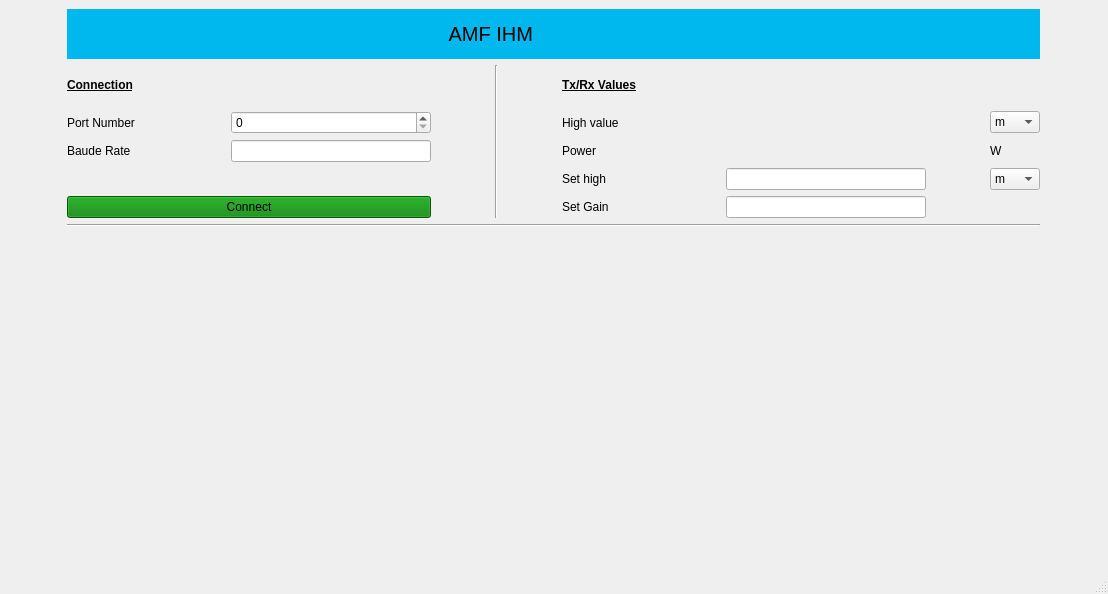
<?xml version="1.0" encoding="UTF-8"?>
<ui version="4.0">
 <class>MainWindow</class>
 <widget class="QMainWindow" name="MainWindow">
  <property name="geometry">
   <rect>
    <x>0</x>
    <y>0</y>
    <width>1108</width>
    <height>594</height>
   </rect>
  </property>
  <property name="windowTitle">
   <string>MainWindow</string>
  </property>
  <property name="styleSheet">
   <string notr="true"/>
  </property>
  <widget class="QWidget" name="centralwidget">
   <property name="styleSheet">
    <string notr="true"/>
   </property>
   <layout class="QGridLayout" name="gridLayout">
    <item row="3" column="0">
     <widget class="QLabel" name="label_2">
      <property name="maximumSize">
       <size>
        <width>100</width>
        <height>16777215</height>
       </size>
      </property>
      <property name="text">
       <string>Port Number</string>
      </property>
     </widget>
    </item>
    <item row="4" column="1">
     <widget class="QLineEdit" name="baudeRatetxt">
      <property name="maximumSize">
       <size>
        <width>200</width>
        <height>16777215</height>
       </size>
      </property>
     </widget>
    </item>
    <item row="6" column="3">
     <widget class="QLabel" name="label_6">
      <property name="maximumSize">
       <size>
        <width>100</width>
        <height>16777215</height>
       </size>
      </property>
      <property name="text">
       <string>Set Gain</string>
      </property>
     </widget>
    </item>
    <item row="4" column="4">
     <widget class="QLabel" name="PowerValueLbl">
      <property name="text">
       <string/>
      </property>
     </widget>
    </item>
    <item row="3" column="1">
     <widget class="QSpinBox" name="portNumberSpin">
      <property name="maximumSize">
       <size>
        <width>200</width>
        <height>16777215</height>
       </size>
      </property>
     </widget>
    </item>
    <item row="3" column="3">
     <widget class="QLabel" name="label_4">
      <property name="maximumSize">
       <size>
        <width>100</width>
        <height>16777215</height>
       </size>
      </property>
      <property name="text">
       <string>High value</string>
      </property>
     </widget>
    </item>
    <item row="1" column="0" colspan="6">
     <widget class="QLabel" name="label">
      <property name="maximumSize">
       <size>
        <width>16777215</width>
        <height>50</height>
       </size>
      </property>
      <property name="styleSheet">
       <string notr="true">font-size: 20px;text-align: center;background-color: #00B8EE;</string>
      </property>
      <property name="text">
       <string>                                                                     AMF IHM</string>
      </property>
     </widget>
    </item>
    <item row="2" column="2" rowspan="5">
     <widget class="Line" name="line_2">
      <property name="orientation">
       <enum>Qt::Vertical</enum>
      </property>
     </widget>
    </item>
    <item row="4" column="3">
     <widget class="QLabel" name="label_7">
      <property name="maximumSize">
       <size>
        <width>100</width>
        <height>16777215</height>
       </size>
      </property>
      <property name="text">
       <string>Power</string>
      </property>
     </widget>
    </item>
    <item row="6" column="0" colspan="2">
     <widget class="QPushButton" name="ConnectBttn">
      <property name="maximumSize">
       <size>
        <width>20000</width>
        <height>16777215</height>
       </size>
      </property>
      <property name="styleSheet">
       <string notr="true">background-color: green;</string>
      </property>
      <property name="text">
       <string>Connect</string>
      </property>
     </widget>
    </item>
    <item row="4" column="5">
     <widget class="QLabel" name="label_9">
      <property name="maximumSize">
       <size>
        <width>50</width>
        <height>16777215</height>
       </size>
      </property>
      <property name="text">
       <string>W</string>
      </property>
     </widget>
    </item>
    <item row="5" column="4">
     <widget class="QLineEdit" name="setHightxt">
      <property name="maximumSize">
       <size>
        <width>200</width>
        <height>16777215</height>
       </size>
      </property>
     </widget>
    </item>
    <item row="4" column="0">
     <widget class="QLabel" name="label_3">
      <property name="maximumSize">
       <size>
        <width>100</width>
        <height>16777215</height>
       </size>
      </property>
      <property name="text">
       <string>Baude Rate</string>
      </property>
     </widget>
    </item>
    <item row="5" column="5">
     <widget class="QComboBox" name="setHighUnitCombo">
      <property name="maximumSize">
       <size>
        <width>50</width>
        <height>16777215</height>
       </size>
      </property>
      <item>
       <property name="text">
        <string>m</string>
       </property>
      </item>
      <item>
       <property name="text">
        <string>cm</string>
       </property>
      </item>
     </widget>
    </item>
    <item row="2" column="3">
     <widget class="QLabel" name="label_11">
      <property name="maximumSize">
       <size>
        <width>16777215</width>
        <height>40</height>
       </size>
      </property>
      <property name="font">
       <font>
        <bold>true</bold>
        <underline>true</underline>
       </font>
      </property>
      <property name="styleSheet">
       <string notr="true"/>
      </property>
      <property name="text">
       <string>Tx/Rx Values</string>
      </property>
     </widget>
    </item>
    <item row="5" column="0" colspan="2">
     <spacer name="horizontalSpacer_3">
      <property name="orientation">
       <enum>Qt::Horizontal</enum>
      </property>
      <property name="sizeHint" stdset="0">
       <size>
        <width>40</width>
        <height>10</height>
       </size>
      </property>
     </spacer>
    </item>
    <item row="6" column="4">
     <widget class="QLineEdit" name="setGaintxt">
      <property name="maximumSize">
       <size>
        <width>200</width>
        <height>16777215</height>
       </size>
      </property>
     </widget>
    </item>
    <item row="11" column="0" colspan="6">
     <spacer name="horizontalSpacer_2">
      <property name="orientation">
       <enum>Qt::Horizontal</enum>
      </property>
      <property name="sizeHint" stdset="0">
       <size>
        <width>40</width>
        <height>5</height>
       </size>
      </property>
     </spacer>
    </item>
    <item row="5" column="3">
     <widget class="QLabel" name="label_5">
      <property name="maximumSize">
       <size>
        <width>100</width>
        <height>16777215</height>
       </size>
      </property>
      <property name="text">
       <string>Set high</string>
      </property>
     </widget>
    </item>
    <item row="10" column="0" colspan="6">
     <widget class="Line" name="line">
      <property name="orientation">
       <enum>Qt::Horizontal</enum>
      </property>
     </widget>
    </item>
    <item row="3" column="5">
     <widget class="QComboBox" name="highValueUnitCombo">
      <property name="maximumSize">
       <size>
        <width>50</width>
        <height>16777215</height>
       </size>
      </property>
      <item>
       <property name="text">
        <string>m</string>
       </property>
      </item>
      <item>
       <property name="text">
        <string>cm</string>
       </property>
      </item>
     </widget>
    </item>
    <item row="2" column="0" colspan="2">
     <widget class="QLabel" name="label_10">
      <property name="maximumSize">
       <size>
        <width>16777215</width>
        <height>40</height>
       </size>
      </property>
      <property name="font">
       <font>
        <bold>true</bold>
        <underline>true</underline>
       </font>
      </property>
      <property name="text">
       <string>Connection</string>
      </property>
     </widget>
    </item>
    <item row="3" column="4">
     <widget class="QLabel" name="highValueLbl">
      <property name="maximumSize">
       <size>
        <width>200</width>
        <height>16777215</height>
       </size>
      </property>
      <property name="text">
       <string/>
      </property>
     </widget>
    </item>
    <item row="12" column="0" colspan="2">
     <widget class="QCustomPlot" name="HighTimeGraph" native="true">
      <property name="minimumSize">
       <size>
        <width>0</width>
        <height>250</height>
       </size>
      </property>
      <property name="baseSize">
       <size>
        <width>0</width>
        <height>0</height>
       </size>
      </property>
     </widget>
    </item>
    <item row="12" column="2">
     <widget class="QCustomPlot" name="PowerTimeGraph" native="true"/>
    </item>
    <item row="12" column="3" colspan="2">
     <widget class="QCustomPlot" name="PowerHighGraph" native="true">
      <property name="baseSize">
       <size>
        <width>300</width>
        <height>300</height>
       </size>
      </property>
     </widget>
    </item>
   </layout>
  </widget>
  <widget class="QMenuBar" name="menubar">
   <property name="geometry">
    <rect>
     <x>0</x>
     <y>0</y>
     <width>1108</width>
     <height>25</height>
    </rect>
   </property>
   <property name="styleSheet">
    <string notr="true"/>
   </property>
  </widget>
  <widget class="QStatusBar" name="statusbar"/>
 </widget>
 <customwidgets>
  <customwidget>
   <class>QCustomPlot</class>
   <extends>QWidget</extends>
   <header>qcustomplot.h</header>
   <container>1</container>
  </customwidget>
 </customwidgets>
 <resources/>
 <connections/>
</ui>
